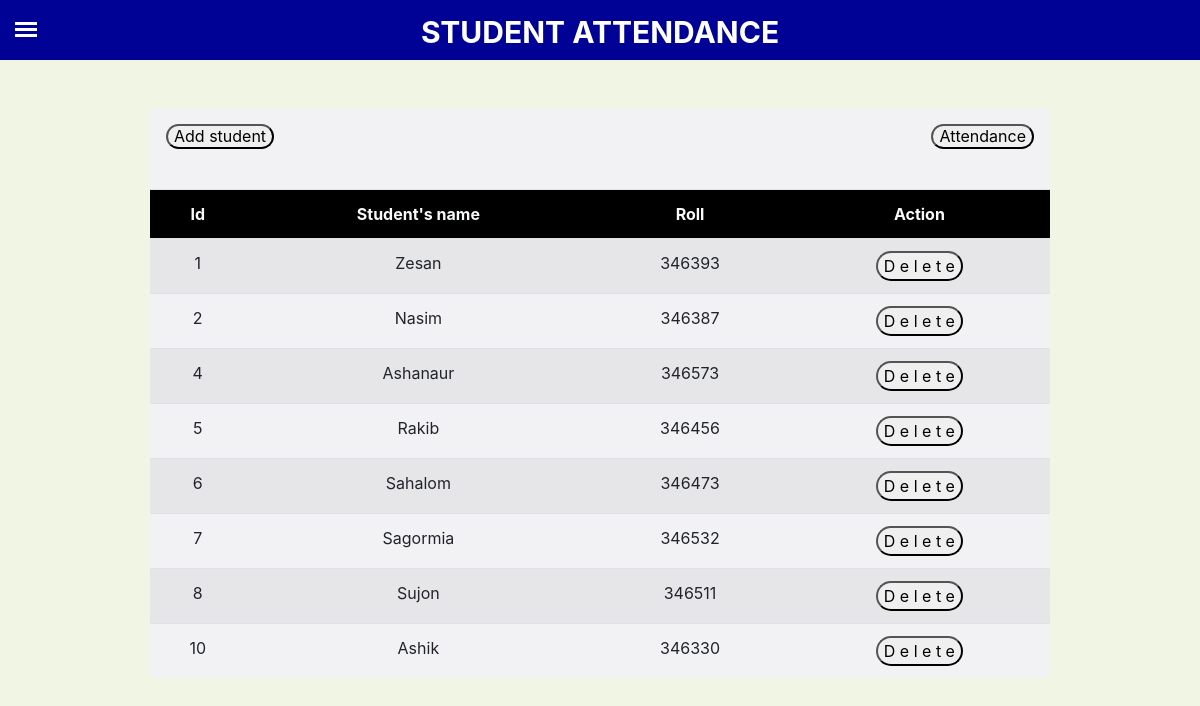
Screenshot of /slist.php (signed in) with the database file from the repository.
### tables this page shows
CREATE TABLE `add_student` (
  `id` int(11) NOT NULL,
  `name` varchar(50) NOT NULL,
  `roll` int(12) NOT NULL
);

### index.php (called while the page is built, shortened)
<?php
    class Index{
        protected $host = "localhost";
        protected $user = "root";
        protected $pass = "";
        protected $database = "project";
        protected $connect;
        public function __construct(){
           $this->connect = new mysqli($this->host,$this->user,$this->pass,$this->database);
           return $this->connect;
        }
        public function show(){
            $this->sql = "SELECT * FROM add_student";
            $this->result = $this->connect->query($this->sql);
            if($this->result == true){
                return $this->result;
            }
        }
    }
?>

### slist.php (the view, shortened to what this page needs)
<?php
    include "index.php";
	$obj = new Index;
	$data = $obj->show();
?>
<!DOCTYPE html>
<html>
	<head>
		<link rel="stylesheet" type="text/css" href="astyle.css">
		<link rel="stylesheet" type="text/css" href="bootstrap.min.css">
	</head>
	<body style="background-color: #F0F5E4">
		<div class="wrapper">
			<div class="header" style="top: 0">STUDENT ATTENDANCE</div>
			<label for="openSidebarMenu" class="sidebarIconToggle">
				<div class="spinner diagonal part-1"></div>
				<div class="spinner horizontal"></div>
				<div class="spinner diagonal part-2"></div>
			</label>
			<div class="main-content ml-auto mr-auto" style="width: 75%; padding-top: 60px;">
				<div class="panel mt-5" style="background-color: #F2F1F4">
					<div class="panel-heading p-3  mb-0">
						<h6>
							<a href="add.php">
								<button type="button" style="border-radius: 20px; cursor: pointer;">Add student</button>
							</a>
							<a href="action.php">
								<button type="button" style="border-radius: 20px; cursor: pointer; float: right;">Attendance</button>
							</a>
						</h6>
					</div>
					<div class="panel-body">
						<form action="#" method="post" class="mt-3">
							<table class="table table-striped text-center">
								<thead style="background-color: black">
									<tr class="text-light">
										<td><b>Id</b></td>
										<td><b>Student's name</b></td>
										<td><b>Roll</b></td>
										<td><b>Action</b></td>
									</tr>
								</thead>
								<tbody>
								<?php
									if($data->num_rows>0){
										while($row = $data->fetch_object()){
								?>
									<tr>
										<td><?php echo $row->id; ?></td>
										<td><?php echo $row->name; ?></td>
										<td><?php echo $row->roll; ?></td>
										<td>
											<a href="sdelete.php?roll=<?php echo $row->roll;?>">
												<button type="button" name="submit" style="border-radius: 20px; cursor: pointer;">D e l e t e</button>
											</a>
										</td>
									</tr>
								<?php
										}
									}
								?>
								</tbody>
							</table>
						</form>
					</div>
				</div>
			</div>
		</div>
	</body>
</html>

### astyle.css (style rules this page uses)
html,body { overflow-x: hidden; height: 100%; }
body { background: white; padding: 0; margin: 0; }
.header { display: block; margin: 0 auto; width: 100%; max-width: 100%; color: #fff; font-size: 30px; font-weight: bold; text-align: center; padding-top: 10px; background-color: #000295; position: fixed; height: 60px !important; overflow: hidden; z-index: 10; }
.sidebarIconToggle { transition: all 0.3s; box-sizing: border-box; cursor: pointer; position: absolute; z-index: 99; height: 100%; width: 100%; top: 22px; left: 15px; height: 22px; width: 22px; }
.spinner { transition: all 0.3s; box-sizing: border-box; position: absolute; width: 100%; height: 3px; background-color: white; }
.horizontal { transition: all 0.3s; box-sizing: border-box; position: relative; float: left; margin-top: 3px; }
.diagonal.part-1 { transition: all 0.3s; box-sizing: border-box; position: relative; float: left; }
.diagonal.part-2 { transition: all 0.3s; box-sizing: border-box; position: relative; float: left; margin-top: 3PX; }

### rows the page displays
add_student: id "1", name "Zesan", roll "346393"
add_student: id "2", name "Nasim", roll "346387"
add_student: id "4", name "Ashanaur", roll "346573"
add_student: id "5", name "Rakib", roll "346456"
add_student: id "6", name "Sahalom", roll "346473"
add_student: id "7", name "Sagormia", roll "346532"
add_student: id "8", name "Sujon", roll "346511"
add_student: id "10", name "Ashik", roll "346330"
